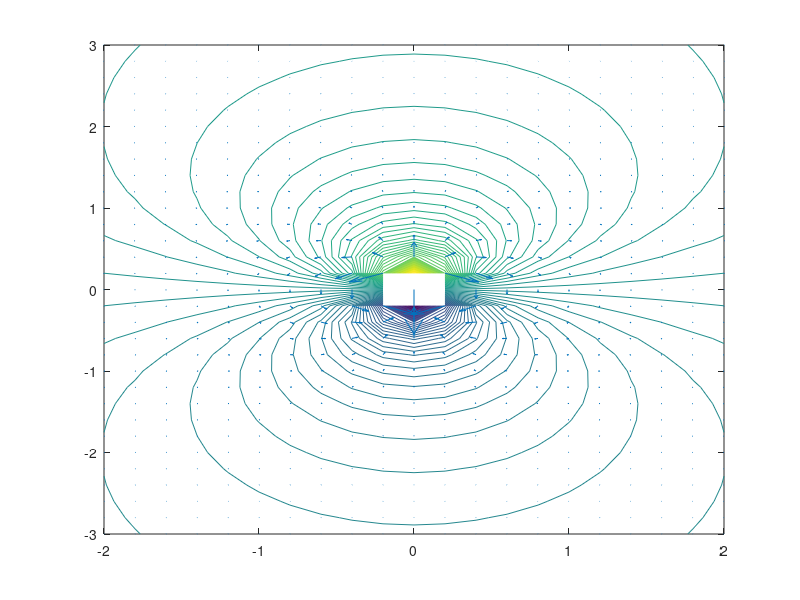

Source code (MATLAB):
%Dipole.m
%Start
%A simple interpretation
[X,Y]=meshgrid(-2:0.2:2,-3:0.2:3);%Defining a mesh grid
V = Y./(X.^2+Y.^2); %Electric field line equation
contour(X,Y,V,100);
[Ex,Ey]=gradient(V);
hold on
quiver(X,Y,-Ex,-Ey,'autoscalefactor',2);  
%end
